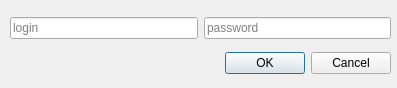
<?xml version="1.0" encoding="UTF-8"?>
<ui version="4.0">
 <class>ScrobblerSettings</class>
 <widget class="QWidget" name="ScrobblerSettings">
  <property name="geometry">
   <rect>
    <x>0</x>
    <y>0</y>
    <width>397</width>
    <height>88</height>
   </rect>
  </property>
  <property name="windowTitle">
   <string>Last.fm Settings</string>
  </property>
  <widget class="QWidget" name="verticalLayoutWidget">
   <property name="geometry">
    <rect>
     <x>10</x>
     <y>10</y>
     <width>381</width>
     <height>71</height>
    </rect>
   </property>
   <layout class="QVBoxLayout" name="verticalLayout">
    <item>
     <layout class="QHBoxLayout" name="horizontalLayout">
      <item>
       <widget class="QLineEdit" name="Username">
        <property name="placeholderText">
         <string>login</string>
        </property>
       </widget>
      </item>
      <item>
       <widget class="QLineEdit" name="Password">
        <property name="echoMode">
         <enum>QLineEdit::Password</enum>
        </property>
        <property name="placeholderText">
         <string>password</string>
        </property>
       </widget>
      </item>
     </layout>
    </item>
    <item>
     <layout class="QHBoxLayout" name="horizontalLayout_2">
      <item>
       <spacer name="horizontalSpacer">
        <property name="orientation">
         <enum>Qt::Horizontal</enum>
        </property>
        <property name="sizeHint" stdset="0">
         <size>
          <width>40</width>
          <height>20</height>
         </size>
        </property>
       </spacer>
      </item>
      <item>
       <widget class="QDialogButtonBox" name="buttonBox">
        <property name="standardButtons">
         <set>QDialogButtonBox::Cancel|QDialogButtonBox::Ok</set>
        </property>
       </widget>
      </item>
     </layout>
    </item>
   </layout>
  </widget>
 </widget>
 <resources/>
 <connections/>
</ui>
